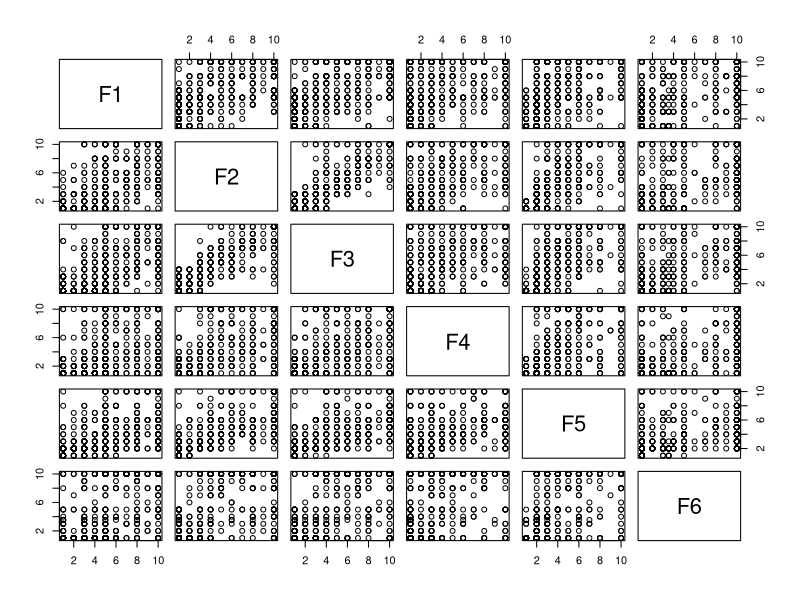
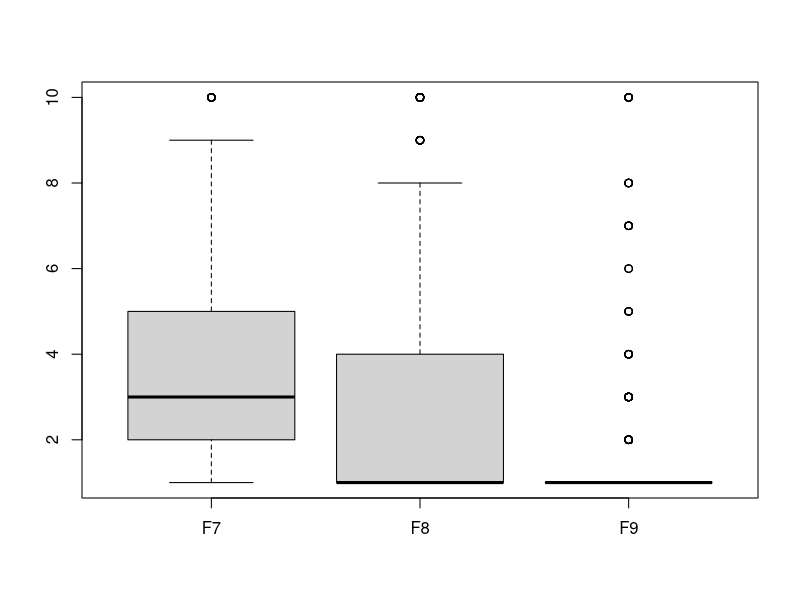
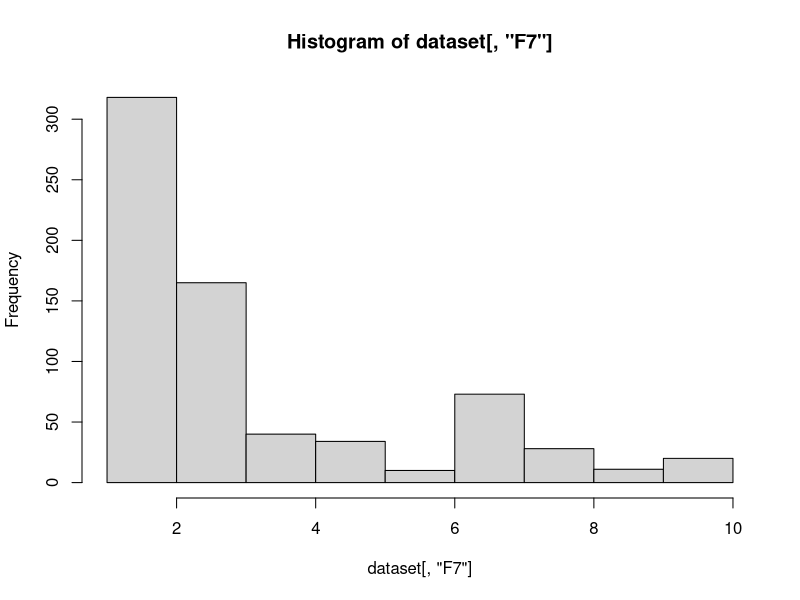
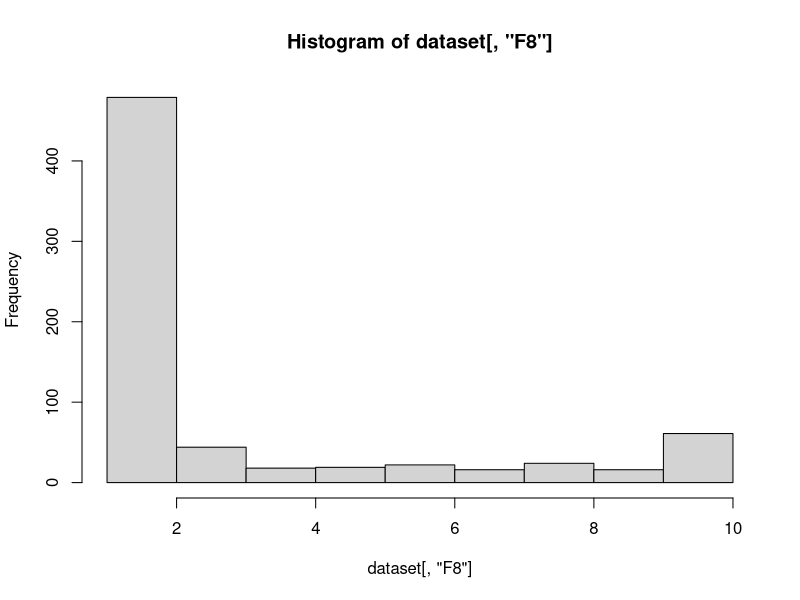
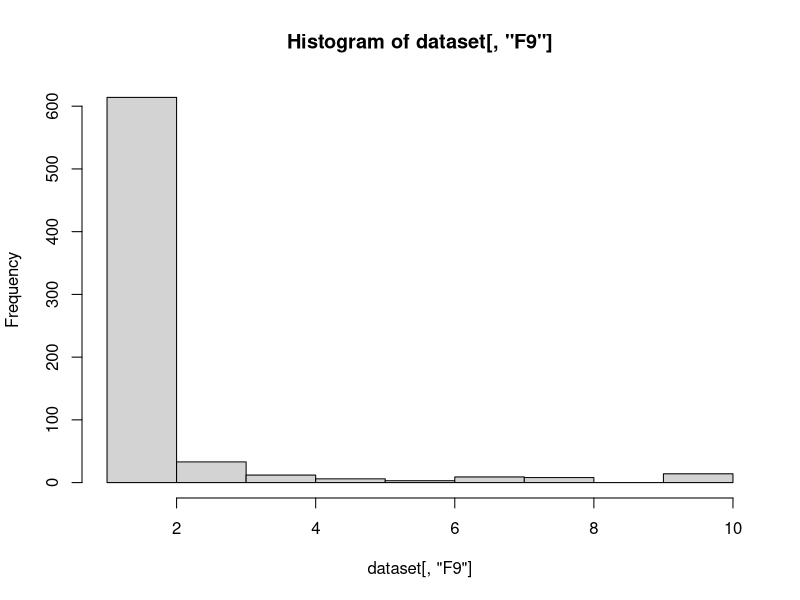

Source code (R) for these figures, in order:
rm(list = ls())
dataset <- read.csv("breast-cancer-wisconsin.csv", na.strings = "?")

#Q1

summary(dataset)

sum(is.na(dataset))

#columns with missing values
col_with_na <- colnames(dataset)[apply(dataset, 2, anyNA)]
col_with_na

#replacing missing column values with column mean
for (i in seq_len(ncol(dataset))) {
  dataset[is.na(dataset[, i]), i] <- mean(dataset[, i], na.rm = TRUE)
}

#frequency table of Class vs F6
table(dataset[, "Class"], dataset[, "F6"])

#scatter plot of F1 to F6
pairs(dataset[, 2:7])

#boxplot for F7 to F9
boxplot(dataset[, 8:10])

#histogram for F7 to F9
hist(dataset[, "F7"])
hist(dataset[, "F8"])
hist(dataset[, "F9"])

#Q2
#clear all variables
rm(list = ls())

#load dataset
dataset <- read.csv("breast-cancer-wisconsin.csv", na.strings = "?")

#number of missing values before removing rows
sum(is.na(dataset))

#remove rows with missing values
dataset <- na.omit(dataset)

#number of missing values after removing rows
sum(is.na(dataset))


# Clearing all variables from the memory
rm(list = ls())